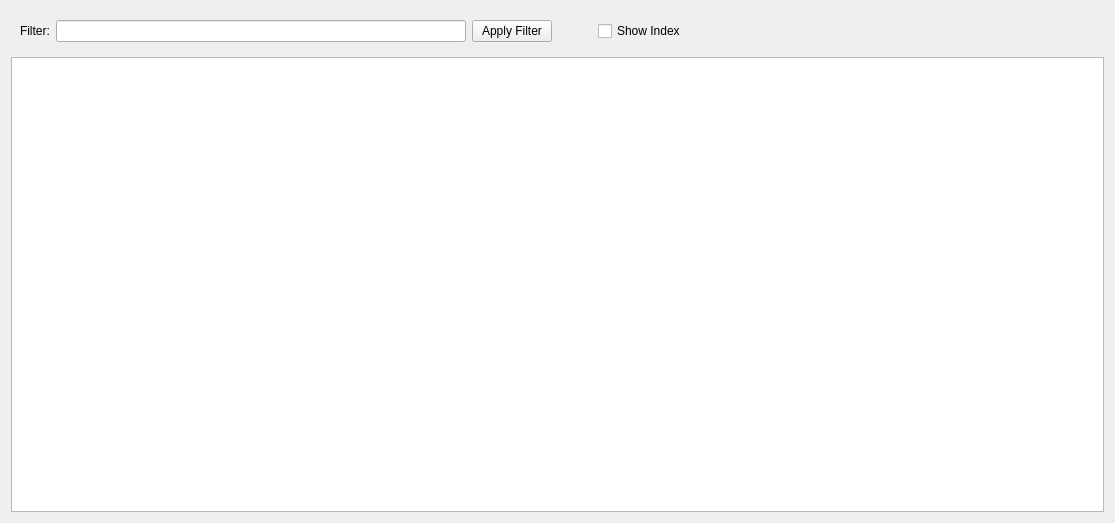
<?xml version="1.0" encoding="UTF-8"?>
<ui version="4.0">
 <class>OutputViewFeed</class>
 <widget class="QWidget" name="OutputViewFeed">
  <property name="geometry">
   <rect>
    <x>0</x>
    <y>0</y>
    <width>1115</width>
    <height>523</height>
   </rect>
  </property>
  <property name="sizePolicy">
   <sizepolicy hsizetype="Minimum" vsizetype="Minimum">
    <horstretch>0</horstretch>
    <verstretch>0</verstretch>
   </sizepolicy>
  </property>
  <property name="windowTitle">
   <string>outputViewFeed</string>
  </property>
  <layout class="QVBoxLayout" name="verticalLayout">
   <item>
    <widget class="QWidget" name="filterWidget" native="true">
     <layout class="QHBoxLayout" name="horizontalLayout">
      <item>
       <widget class="QLabel" name="label">
        <property name="text">
         <string>Filter:</string>
        </property>
       </widget>
      </item>
      <item>
       <widget class="QLineEdit" name="filterEdit">
        <property name="clearButtonEnabled">
         <bool>true</bool>
        </property>
       </widget>
      </item>
      <item>
       <widget class="QPushButton" name="filterButton">
        <property name="text">
         <string>Apply Filter</string>
        </property>
       </widget>
      </item>
      <item>
       <spacer name="horizontalSpacer_2">
        <property name="orientation">
         <enum>Qt::Horizontal</enum>
        </property>
        <property name="sizeType">
         <enum>QSizePolicy::Minimum</enum>
        </property>
        <property name="sizeHint" stdset="0">
         <size>
          <width>40</width>
          <height>20</height>
         </size>
        </property>
       </spacer>
      </item>
      <item>
       <widget class="QCheckBox" name="showIndexBox">
        <property name="text">
         <string>Show Index</string>
        </property>
       </widget>
      </item>
      <item>
       <spacer name="horizontalSpacer">
        <property name="orientation">
         <enum>Qt::Horizontal</enum>
        </property>
        <property name="sizeHint" stdset="0">
         <size>
          <width>40</width>
          <height>20</height>
         </size>
        </property>
       </spacer>
      </item>
     </layout>
    </widget>
   </item>
   <item>
    <widget class="QTableView" name="tableView">
     <property name="sizePolicy">
      <sizepolicy hsizetype="MinimumExpanding" vsizetype="MinimumExpanding">
       <horstretch>0</horstretch>
       <verstretch>0</verstretch>
      </sizepolicy>
     </property>
     <property name="maximumSize">
      <size>
       <width>16777215</width>
       <height>16777215</height>
      </size>
     </property>
    </widget>
   </item>
  </layout>
 </widget>
 <resources/>
 <connections/>
</ui>
